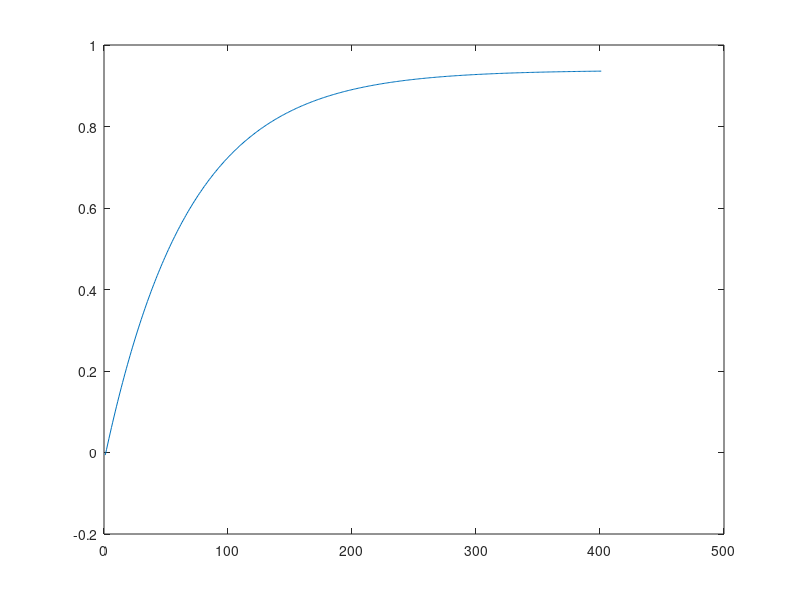

MATLAB code to generate this figure:
clc;
clear;
close all;
%F1
T = 1/10;
K=0.5;
J=0.009;
R=3.4;
r=0.0125;
L=0.47;
d=0.15;
Km=150;
a=0.5*(K^2/(J*R));
Gm=tf([K/(J*R)], [1, K^2/(J*R), 0]);
C0 = tf([Km, Km*a], 1);
Gb = tf([(5/7)*9.81*(r/L)],[1, d, 0]);
Gth=feedback(C0*Gm,1);
%Gth=minreal(Gth,0.0001);
G = Gth*Gb;

%F2

%F3
G1pz =c2d(G, T, 'zoh');

G2pz = minreal(G1pz, 0.0001);

%F5

%Impulse G2pz
impulse(G2pz);
xlim([0.0 40])
xlabel('temps');
ylabel('G2p(z)');
title('G2p(z)');

[num, den] = tfdata(G2pz, 'v');

%Controllable form
Ac = [0 1 0; 0 0 1; -den(4) -den(3) -den(2)];
Bc = [0; 0; 1];
Cc = [num(4) num(3) num(2)];
Dc = 0;
sc = ss(Ac, Bc, Cc, Dc, T);
[Vc, Dc] = eig(Ac);
V_1c=inv(Vc);





y_kc = zeros(1,400);
x_0c=[0;0;0];
for i = 1:400
    phita = Vc*(Dc^i)*V_1c;
    phita_1 = Vc*(Dc^(i-1))*V_1c;
    x_k = phita*x_0c + phita_1*Bc;
    y_kc(i) = Cc*x_k;
end;
plot(y_kc);
    


%tm = Vo*(Do^k)*V_1o;
%CO = ctrb(sc);

%Observable Form
Ao = [0 0 -den(4); 1 0 -den(3); 0 1 -den(2)];
Bo = [num(4);num(3);num(2)];
Co = [0 0 1];
Do = 0;
so = ss(Ao, Bo, Co, Do, T);

[Vo, Do] = eig(Ao);
V_1o=inv(Vo);




y_ko = zeros(1,400);
x_0o=[0;0;0];
for i = 1:400
    phita = Vo*(Do^i)*V_1o;
    phita_1 = Vo*(Do^(i-1))*V_1o;
    x_k = phita*x_0o + phita_1*Bo;
    y_ko(i) = Co*x_k;
end;
plot(y_ko);

%F6

%Controllable form

y_kc2 = zeros(1,400);
x_0c2=[10;0;0];
for i = 1:400
    phita = Vc*(Dc^i)*V_1c;
    phita_1 = Vc*(Dc^(i-1))*V_1c;
    x_k = phita*x_0c2 + phita_1*Bc;
    y_kc2(i) = Cc*x_k;
end;
plot(y_kc2);
    


%Observable Form

y_ko2 = zeros(1,400);
x_0o2=[10;0;0];
for i = 1:400
    phita = Vo*(Do^i)*V_1o;
    phita_1 = Vo*(Do^(i-1))*V_1o;
    x_k = phita*x_0o2 + phita_1*Bo;
    y_ko2(i) = Co*x_k;
end;
plot(y_ko2);


%F7

[y0,t] = initial(sc, [10;0;0], 40);
[y1, t] = impulse(sc, 40);
yf = y0+y1*T;
plot(yf);
